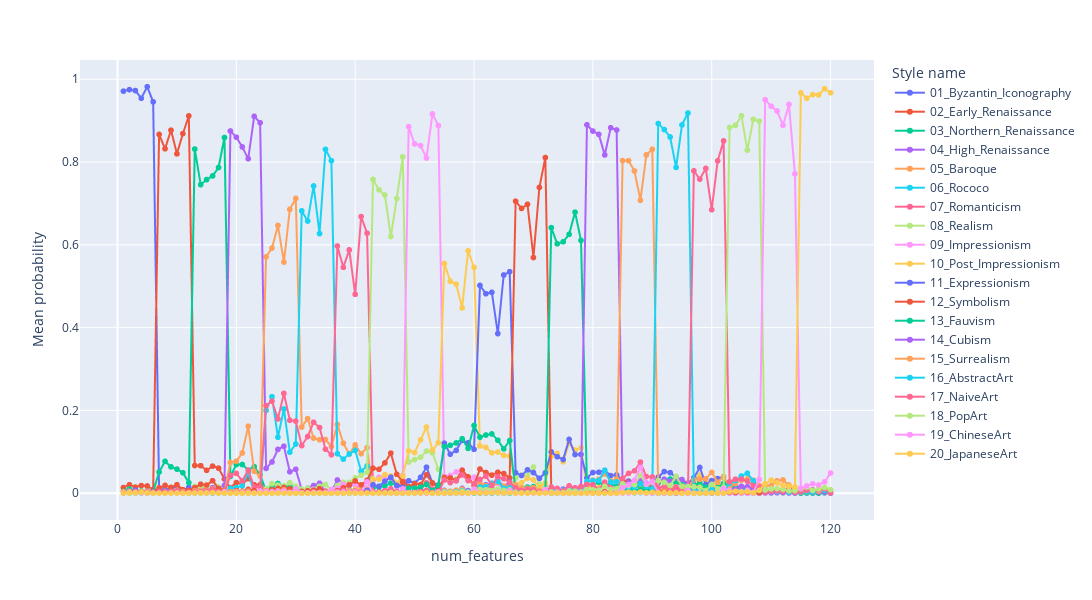

Source (notebook cell):
### Code cell
fig = px.line(data, x="num_features", y=styles, labels={'value':'Mean probability','variable':'Style name'}, markers=True)
fig.update_layout(
    width=1100,
    height=600,
)
fig.show()
